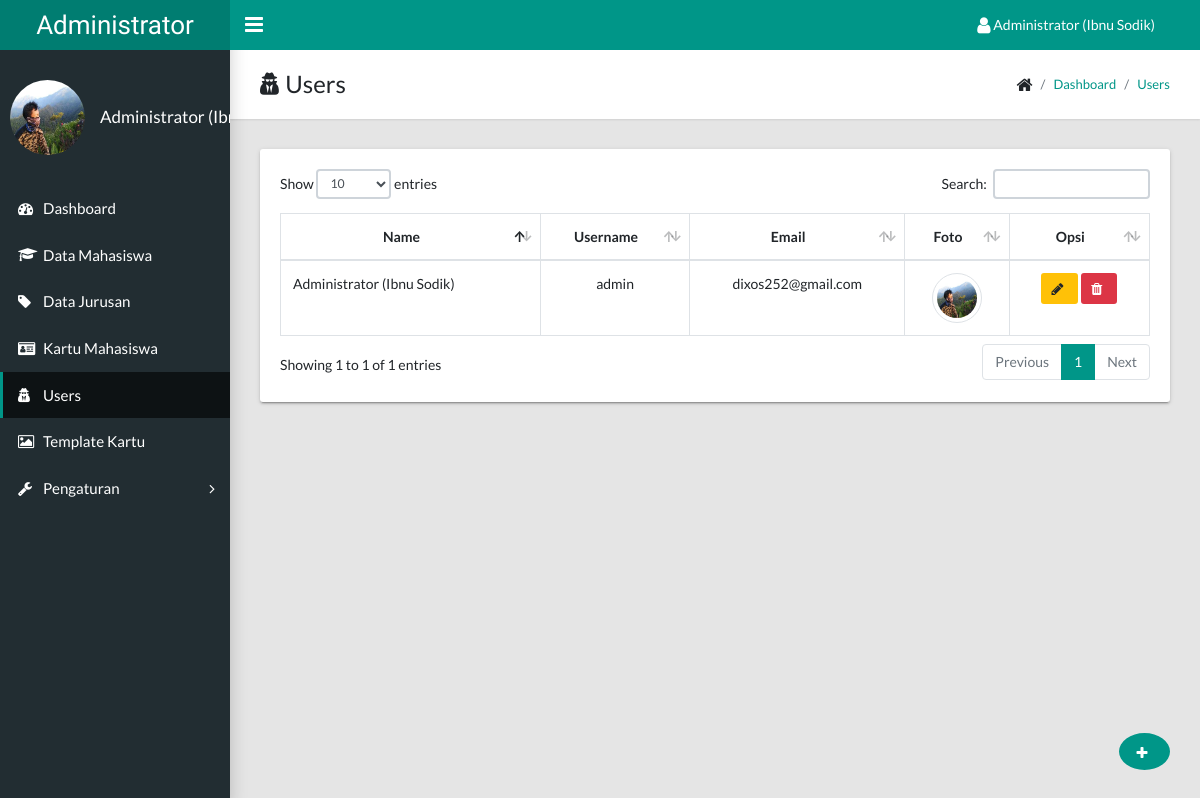
Page /admin/index.php?page=users (signed in) on the committed database.
### tables this page shows
CREATE TABLE `tb_user` (
  `id_user` int(11) NOT NULL,
  `username` varchar(50) NOT NULL,
  `email` varchar(50) NOT NULL,
  `password` varchar(255) NOT NULL,
  `full_name` varchar(50) NOT NULL,
  `foto` varchar(100) DEFAULT NULL,
  `level` int(11) NOT NULL DEFAULT 2
);

### library/f_baseUrl.php (called while the page is built)
<?php
function base_url($url = null){
	$base_url = "http://localhost/sikatam";
	if ($url != null) {
		return $base_url."/".$url;
	}else{
		return $base_url;
	}
}
 ?>

### admin/pages/users/data.php (the view, shortened to what this page needs)
<div class="app-title">
	<div>
		<h1><i class="fa fa-user-secret"></i> Users</h1>
	</div>
	<ul class="app-breadcrumb breadcrumb">
		<li class="breadcrumb-item"><i class="fa fa-home fa-lg"></i></li>
		<li class="breadcrumb-item"><a href="?page=dashboard">Dashboard</a></li>
		<li class="breadcrumb-item"><a href="javascript:void(0)">Users</a></li>
	</ul>
</div>
<a href="?page=add_user" class="btn btn-primary tombol-layang tombol-modal"><i class="fa fa-fw fa-plus"></i></a>
<div class="row">
	<div class="col-md-12">
		<div class="tile">
			<div class="tile-body">
				<div class="table-responsive">
					<table class="table table-hover table-bordered" id="tabelKu">
						<thead>
							<tr>
								<th class="text-center">Name</th>
								<th class="text-center">Username</th>
								<th class="text-center">Email</th>
								<th class="text-center">Foto</th>
								<th class="text-center">Opsi</th>
							</tr>
						</thead>
						<tbody>
							<?php
							$sql = $mysqli->query("SELECT * FROM tb_user ORDER BY full_name ASC");
							while($data = mysqli_fetch_assoc($sql)):
								$file = file_exists(base_url('images/thumbs/user/'.$data['foto']));
								?>
								<tr>
									<td><?= $data['full_name'] ?></td>
									<td class="text-center"><?= $data['username'] ?></td>
									<td class="text-center"><?= $data['email'] ?></td>
									<td class="text-center">
										<?php if(!$file && !empty($data['foto'])): ?>
											<a id="show_foto" data-toggle="modal" data-target="#img" href="javascript:void(0)" data-id="<?= $data['id_user']; ?>" data-foto="<?= $data['foto']; ?>">
												<img class="img-responsive user-img-data img-thumbnail" alt="<?= $data['foto']; ?>" src="<?= base_url('images/thumbs/user/'.$data['foto']); ?>" />
											</a>
											<?php else: ?>
												<i class="fa fa-user-secret fa-fw"></i>
											<?php endif; ?>
										</td>
										<td class="text-center">
											<a href="?page=edit_user&id=<?= $data['id_user']; ?>" class="btn btn-warning btn-sm"><i class="fa fa-pencil"></i></a>
											<a href="?page=delete_user&id=<?= $data['id_user']; ?>" class="btn btn-sm btn-danger tombol-hapus"><i class="fa fa-trash"></i></a>
										</td>
									</tr>
								<?php endwhile; ?>
							</tbody>
						</table>
					</div>
				</div>
			</div>
		</div>
	</div>

### admin/header.php (shortened to what this page needs)
<?php
include '../library/config.php';
include '../library/f_baseUrl.php';
$id_user = $_SESSION['id_user'];
$sql = $mysqli->query("SELECT * FROM tb_user WHERE id_user = '$id_user'");
$user = mysqli_fetch_array($sql);
?>
<!DOCTYPE html>
<html lang="en">
<head>
  <link rel="stylesheet" type="text/css" href="<?= base_url('assets/css/main.css'); ?>">
  <link rel="stylesheet" type="text/css" href="<?= base_url('assets/css/dropify.min.css'); ?>">
  <link rel="stylesheet" type="text/css" href="<?= base_url('assets/css/sweetalert2.css'); ?>">
  <link rel="stylesheet" type="text/css" href="<?= base_url('assets/font-awesome-4.7.0/css/font-awesome.min.css'); ?>">
  <link href="<?= base_url() ?>/assets/summernote/summernote-bs4.min.css" rel="stylesheet" />
</head>
<body class="app sidebar-mini">
  <header class="app-header"><a class="app-header__logo" href="<?= base_url('admin') ?>">Administrator</a>
    <a class="app-sidebar__toggle" href="#" data-toggle="sidebar" aria-label="Hide Sidebar"></a>
    <ul class="app-nav">
      <li class="dropdown"><a class="app-nav__item" href="javascript:void(0)" style="text-decoration: none;" data-toggle="dropdown" aria-label="Open Profile Menu"><i class="fa fa-user fa-lg"></i> <?= $user['full_name']; ?></a>
      </li>
    </ul>
  </header>
    <aside class="app-sidebar">
      <div class="app-sidebar__user">
        <?php
        $file = file_exists(base_url('images/thumbs/user/'.$user['foto']));
        if(!$file && !empty($user['foto'])):
         ?>
         <img class="app-sidebar__user-avatar" src="<?= base_url('images/thumbs/user/'.$user['foto']) ?>" alt="<?= $user['full_name']; ?>"><?php else: ?>
         <i class="fa fa-user-secret fa-lg "></i>&nbsp;
       <?php endif; ?>
       <div>
        <p class="app-sidebar__user-name"><?= $user['full_name']; ?></p>
      </div>
    </div>
    <?php include 'menu.php'; ?>
  </aside>
  <main class="app-content">

### rows in the picture
tb_user: full_name "Administrator (Ibnu Sodik)", foto (picture), full_name "Administrator…", username "admin", email "dixos252@gmail.com"
